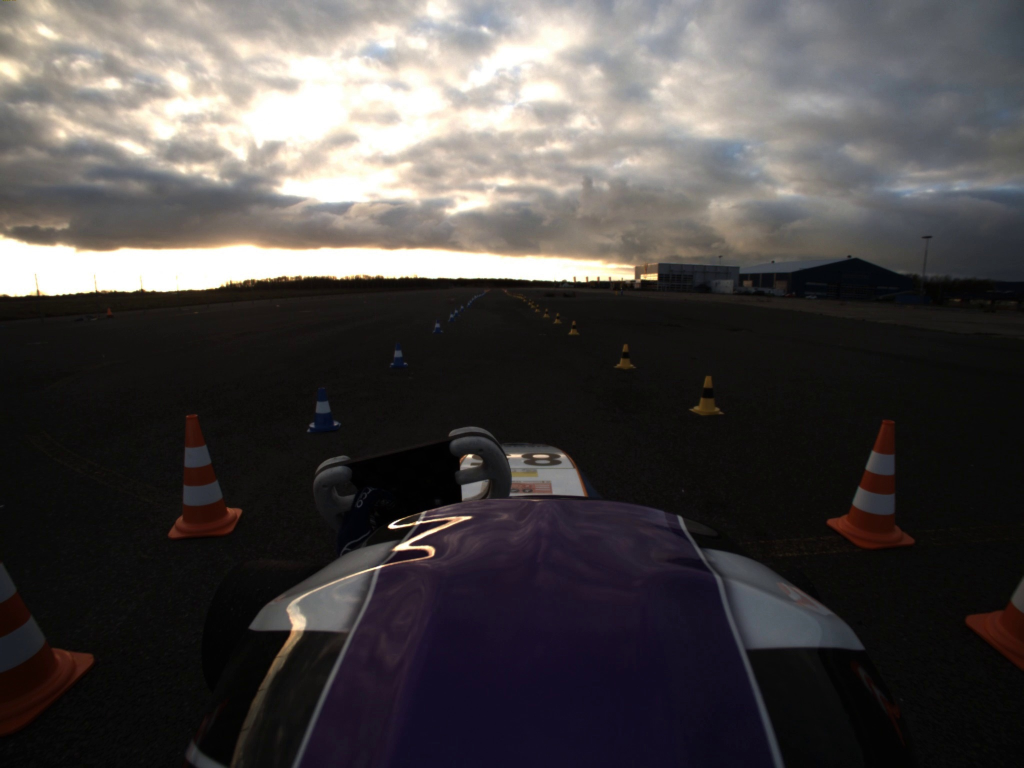
#> input picture akhenaten_dv/scripts/Perception/FrameLoader/vid_45_frame_507.jpg, 2048 x 1536 px (shown at 1/2 size)
$ python -i datasets.py   (imports and definitions only)
#> lines starting #> are read from the running program, lines starting #| are printed output that depends on the picture
#> further down, picture is the input picture: shape (1536, 2048, 3); mean B, G, R 70.5, 70.8, 74.6
#!/usr/bin/env python
import glob
import math
import os
import random
import shutil
import time
from pathlib import Path
from threading import Thread

import cv2
import numpy as np
import torch
from PIL import Image, ExifTags
from torch.utils.data import Dataset
from tqdm import tqdm


help_url = 'https://github.com/ultralytics/yolov3/wiki/Train-Custom-Data'
img_formats = ['.bmp', '.jpg', '.jpeg', '.png', '.tif', '.dng']
vid_formats = ['.mov', '.avi', '.mp4']

# Get orientation exif tag
# [3 lines not run here, left out]


# [13 lines left out: function exif_size, not called in this run]


class LoadImages:  # for inference
    # [22 lines left out: function __init__, not called in this run]

    def __iter__(self):
        self.count = 0
        return self

    # [43 lines left out: functions __next__, new_video, not called in this run]

    def __len__(self):
        return self.nF  # number of files


class LoadWebcam:  # for inference
    # [20 lines left out: function __init__, not called in this run]

    def __iter__(self):
        self.count = -1
        return self

    # [34 lines left out: function __next__, not called in this run]

    def __len__(self):
        return 0


class LoadStreams:  # multiple IP or RTSP cameras
    # [44 lines left out: functions __init__, update, not called in this run]

    def __iter__(self):
        self.count = -1
        return self

    # [18 lines left out: function __next__, not called in this run]

    def __len__(self):
        return 0  # 1E12 frames = 32 streams at 30 FPS for 30 years


# [15 lines left out: function load_image, not called in this run]


def augment_hsv(img, hgain=0.5, sgain=0.5, vgain=0.5):
#> called with hgain = 0.5, sgain = 0.5, vgain = 0.5
    r = np.random.uniform(-1, 1, 3) * [hgain, sgain, vgain] + 1  # random gains
    hue, sat, val = cv2.split(cv2.cvtColor(img, cv2.COLOR_BGR2HSV))
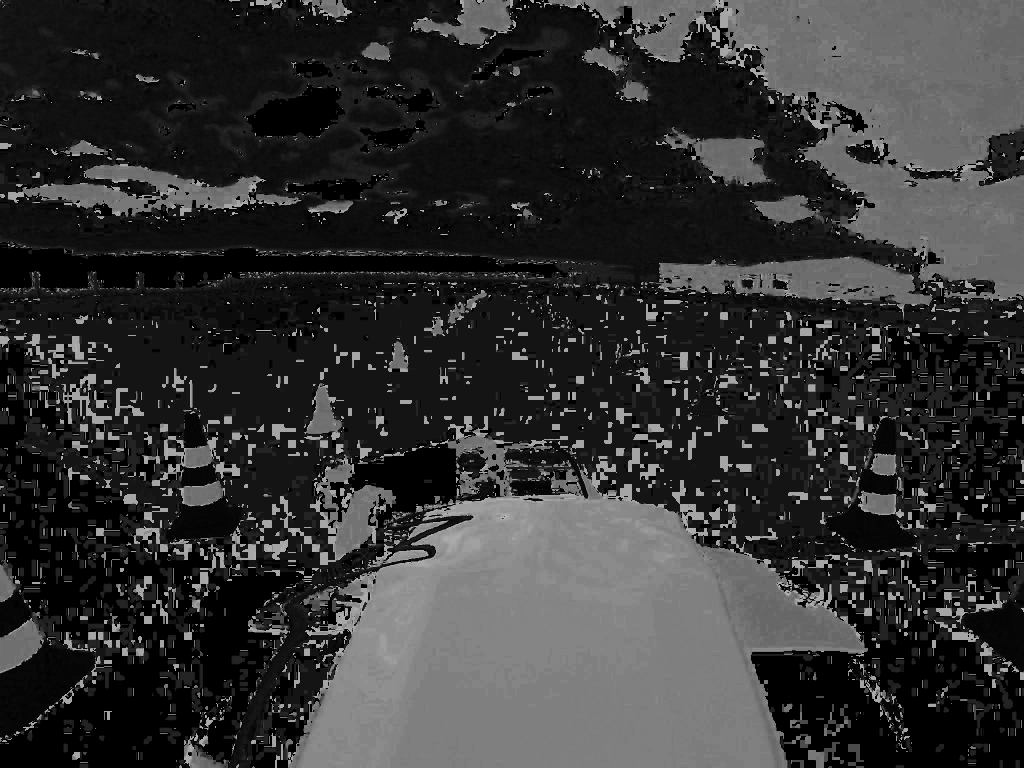
#> hue: shape (1536, 2048) (shown at 1/2 size); min 0, max 179, mean 50.6
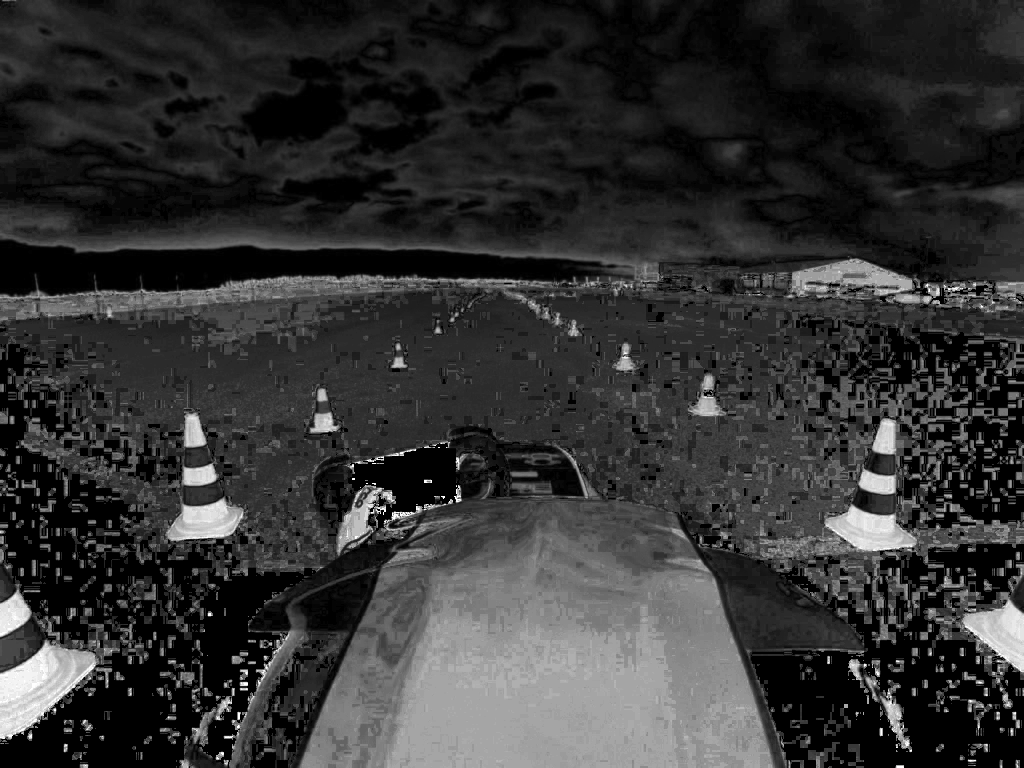
#> sat: shape (1536, 2048) (shown at 1/2 size); min 0, max 255, mean 50.9
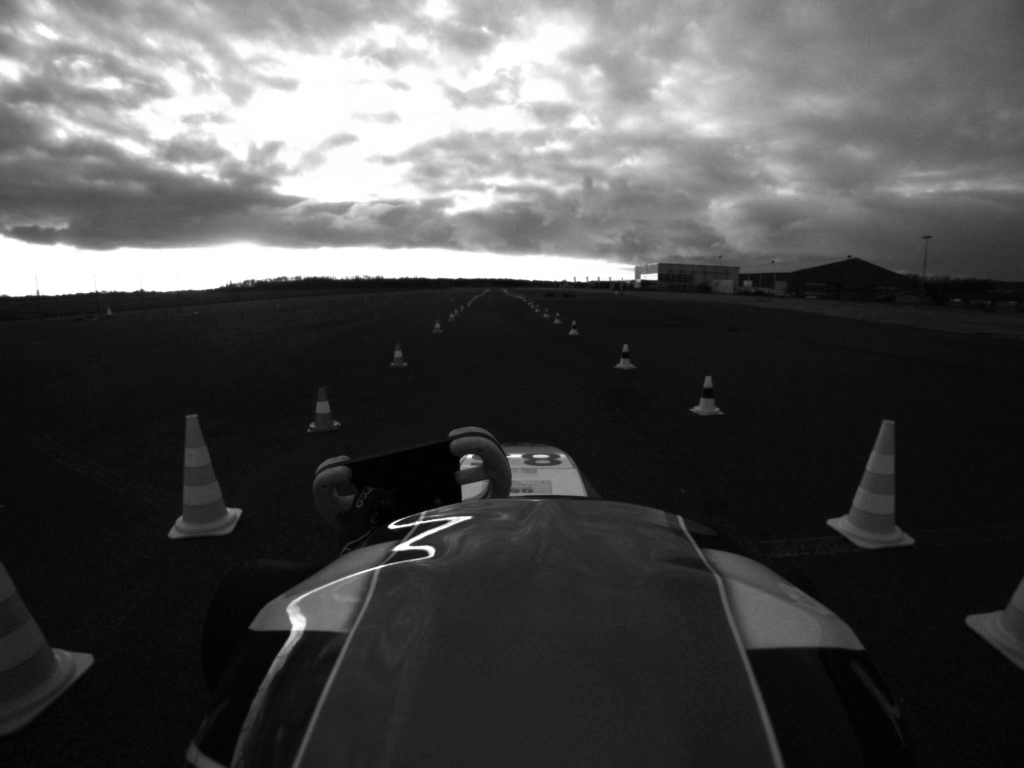
#> val: shape (1536, 2048) (shown at 1/2 size); min 0, max 255, mean 77.1
    dtype = img.dtype  # uint8

    x = np.arange(0, 256, dtype=np.int16)
    lut_hue = ((x * r[0]) % 180).astype(dtype)
    lut_sat = np.clip(x * r[1], 0, 255).astype(dtype)
#> lut_sat = 256 values from 0 to 255
    lut_val = np.clip(x * r[2], 0, 255).astype(dtype)
#> lut_val = 256 values from 0 to 255

    img_hsv = cv2.merge((cv2.LUT(hue, lut_hue), cv2.LUT(sat, lut_sat), cv2.LUT(val, lut_val))).astype(dtype)
#> img_hsv: shape (1536, 2048, 3); mean H, S, V 51.7, 61.2, 82.8
    cv2.cvtColor(img_hsv, cv2.COLOR_HSV2BGR, dst=img)  # no return needed
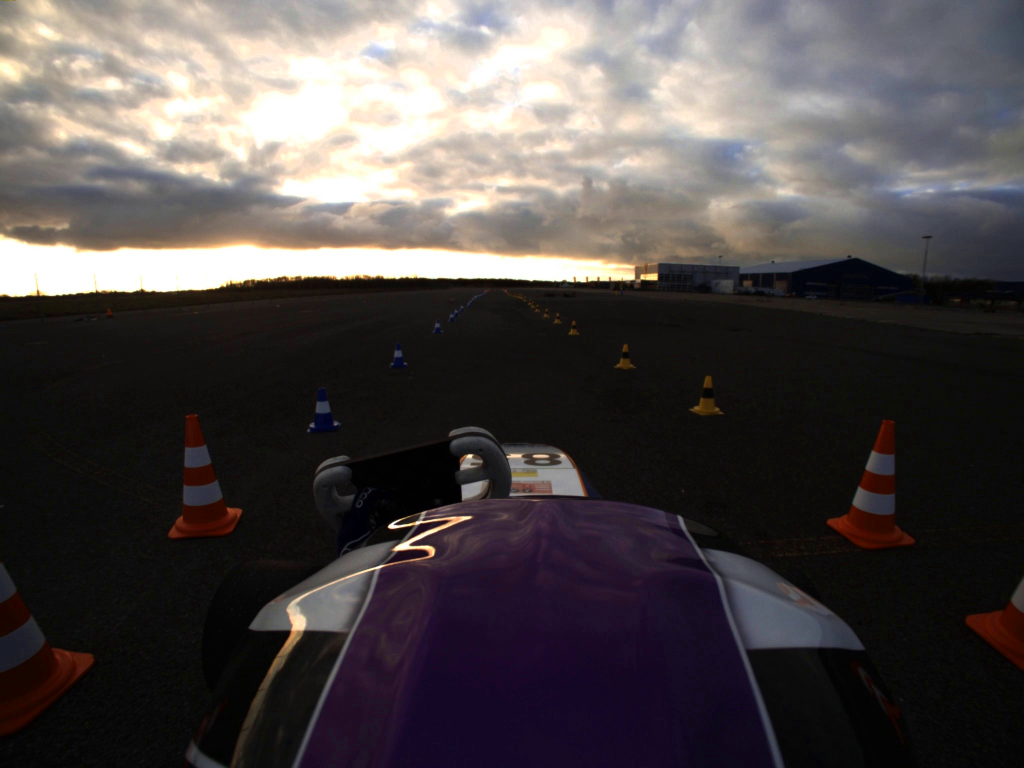
#> img: shape (1536, 2048, 3) (shown at 1/2 size); mean B, G, R 73.9, 74, 79.8

    # Histogram equalization
    # if random.random() < 0.2:
    #     for i in range(3):
    #         img[:, :, i] = cv2.equalizeHist(img[:, :, i])


# [283 lines left out: functions load_mosaic, letterbox, random_affine, cutout, reduce_img_size, convert_images2bmp and 3 more, not called in this run]

>>> import cv2
>>> picture = cv2.imread('vid_45_frame_507.jpg')
>>> result = augment_hsv(picture)
